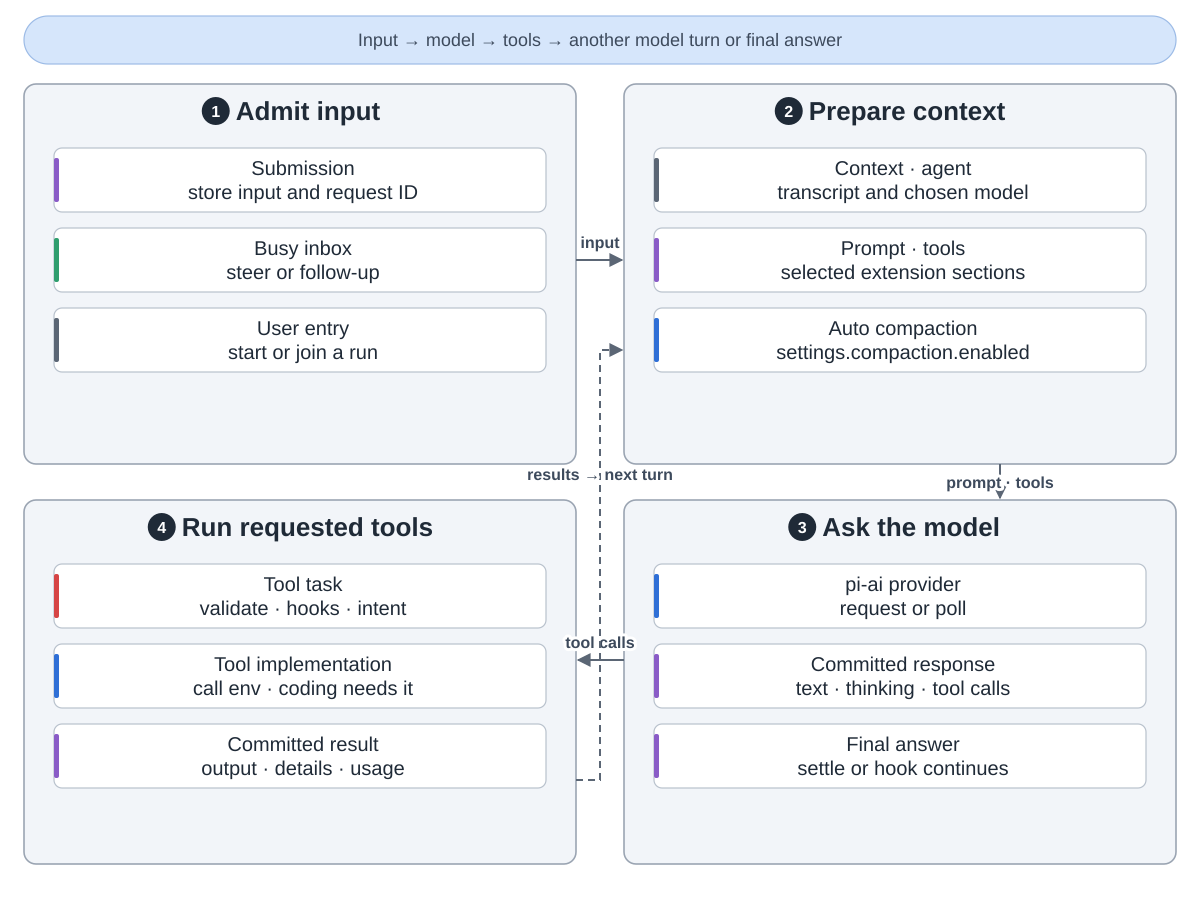

Write the Python code that produced this figure.
"""pi-durable: A model and tool turn. Source: earendil-works/pi at 7d75a0e3eb273dff753d49c066ea29fbe7b3b6f6; packages/durable/src/harness/generation.ts; src/harness/tool.ts:112-186; README.md:408-483. Run: python3 turn.py"""
import sys
from pathlib import Path
sys.path.insert(0, str(Path(__file__).resolve().parents[2] / "tools"))
from archdiagram import Diagram

d = Diagram('A model and tool turn', 'Input is durably admitted and, when the conversation is busy, queued as a steer or follow-up. Generation prepares context, prompt sections and offered tools. Compaction summarizes older context when needed. pi-ai calls or polls the model; streamed progress and the response are committed. Tool calls become tasks with validated arguments and before/after hooks. Tools run with an ExecutionEnv when the host provides one; the built-in coding tools need it. Committed tool results feed the next model request. An answer without further tool calls ends the turn: the input settles, unless an onYield hook appends a message and a new generation takes over. Retry and deferred-provider polling are generation phases.')
d.pill(24,16,1152,48,"Input → model → tools → another model turn or final answer")
d.group(24,84,552,380,"Admit input",1)
d.column(24,84,[("Submission|store input and request ID", "write"),("Busy inbox|steer or follow-up", "plan"),("User entry|start or join a run", "data")])
d.group(624,84,552,380,"Prepare context",2)
d.column(624,84,[("Context · agent|transcript and chosen model", "data"),("Prompt · tools|selected extension sections", "write"),("Auto compaction|settings.compaction.enabled", "coding")])
d.group(624,500,552,364,"Ask the model",3)
d.column(624,500,[("pi-ai provider|request or poll", "coding"),("Committed response|text · thinking · tool calls", "write"),("Final answer|settle or hook continues", "write")])
d.group(24,500,552,364,"Run requested tools",4)
d.column(24,500,[("Tool task|validate · hooks · intent", "review"),("Tool implementation|call env · coding needs it", "coding"),("Committed result|output · details · usage", "write")])
d.arrow("M576 260H622",label="input",at=(600,248))
d.arrow("M1000 464V498",label="prompt · tools",at=(1000,488))
d.arrow("M624 660H578",label="tool calls",at=(600,648))
d.arrow("M576 780H600V350H622",back=True,label="results → next turn",at=(600,480))

d.save(Path(__file__).with_name("turn.svg"))
